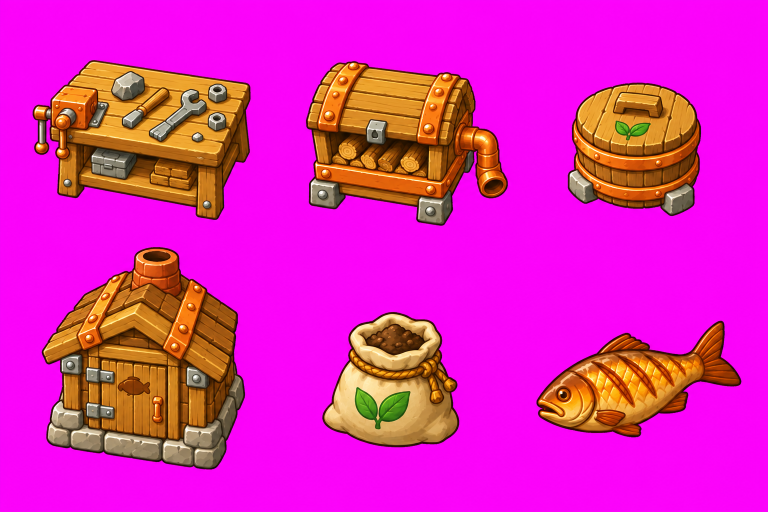
#> input picture art/camp-expansion-v2/revised/generated.png, 1536 x 1024 px, found by its file name (shown at 1/2 size)
$ python finish_boss_posture_v3.py
#> lines starting #> are read from the running program, lines starting #| are printed output that depends on the picture; after the words box and inside, x2 and y2 are one past the last pixel; in counts of white or black regions, pixels touching at a corner belong together
"""Extract complete owned cutouts; keep source and previous candidate unchanged."""
from pathlib import Path
import json, hashlib
import numpy as np
from PIL import Image, ImageDraw, ImageOps
from scipy.ndimage import label, find_objects

source=Path('art/boss-posture-v3/parts-source/generated.png')
im=Image.open(source).convert('RGB'); a=np.asarray(im).astype(float)
#> further down, im is the input picture: PIL image 1536x1024 RGB; mean R, G, B 225.1, 34.8, 184.7
mask=np.minimum(a[:,:,0],a[:,:,2])-a[:,:,1]<125
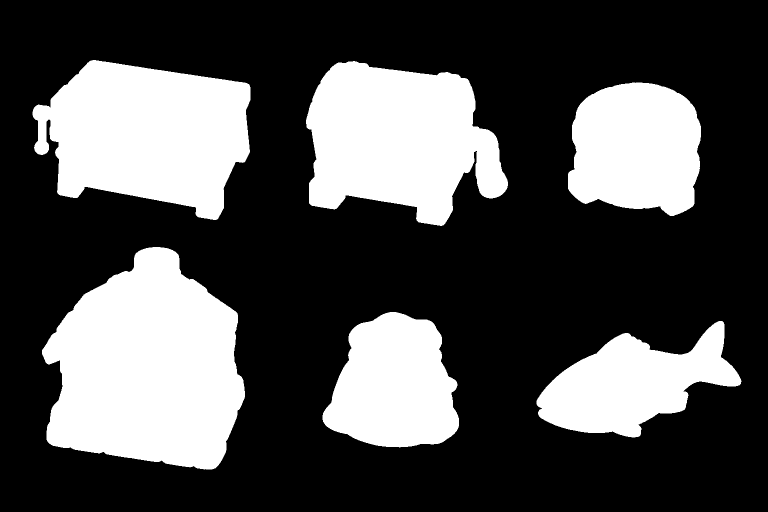
#> mask: shape (1024, 1536) bool (shown at 1/2 size); 30.8% white; 6 white regions, box (x1, y1, x2, y2) and area: (84, 494, 490, 939) 129799, (65, 120, 501, 440) 98284, (612, 122, 1016, 452) 93019, (1136, 165, 1402, 432) 58021, (645, 624, 918, 895) 54382, (1073, 642, 1483, 875) 50577
labs,n=label(mask); counts=np.bincount(labs.ravel())
#> after `labs, n = label(mask)`:
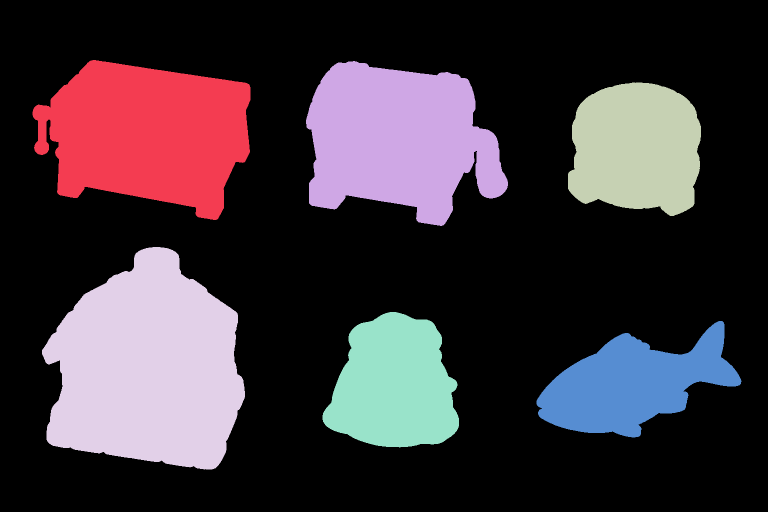
#> labs: shape (1024, 1536) int32 (shown at 1/2 size); 7 distinct labels, from 0 to 6; one colour per label, 0 black
#> after `labs, n = label(mask)`: n = 6
#> after `counts = np.bincount(labs.ravel())`: counts = [1088782, 98284, 93019, 58021, 129799, 54382, 50577]
islands=[(i+1,(s[1].start,s[0].start,s[1].stop,s[0].stop)) for i,s in enumerate(find_objects(labs)) if counts[i+1]>300]
#> islands = [(1, (65, 120, 501, 440)), (2, (612, 122, 1016, 452)), (3, (1136, 165, 1402, 432)), (4, (84, 494, 490, 939)), (5, (645, 624, 918, 895)), (6, (1073, 642, 1483, 875))]
#> (the run stopped early here; a loop or call above may not have finished)

$ run again, with art/camp-expansion-v2/revised/packed.png copied over art/camp-expansion-v2/revised/generated.png
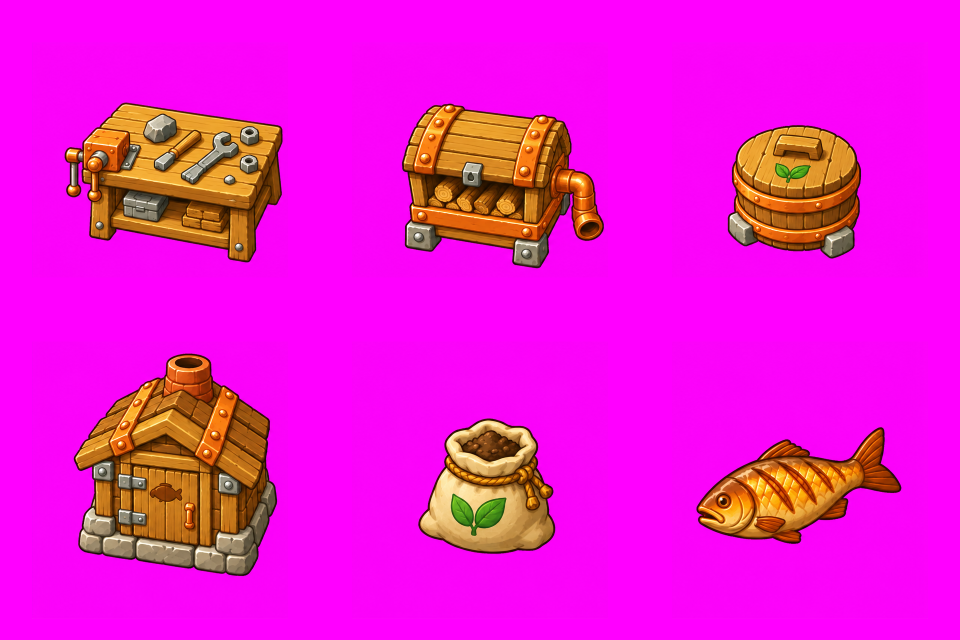
#> input picture art/camp-expansion-v2/revised/packed.png, 1920 x 1280 px, found by its file name (shown at 1/2 size)
#> im is the input picture: PIL image 1920x1280 RGB; mean R, G, B 235.9, 22.3, 210
#> `mask=np.minimum(a[:,:,0],a[:,:,2])-a[:,:,1]<125`:
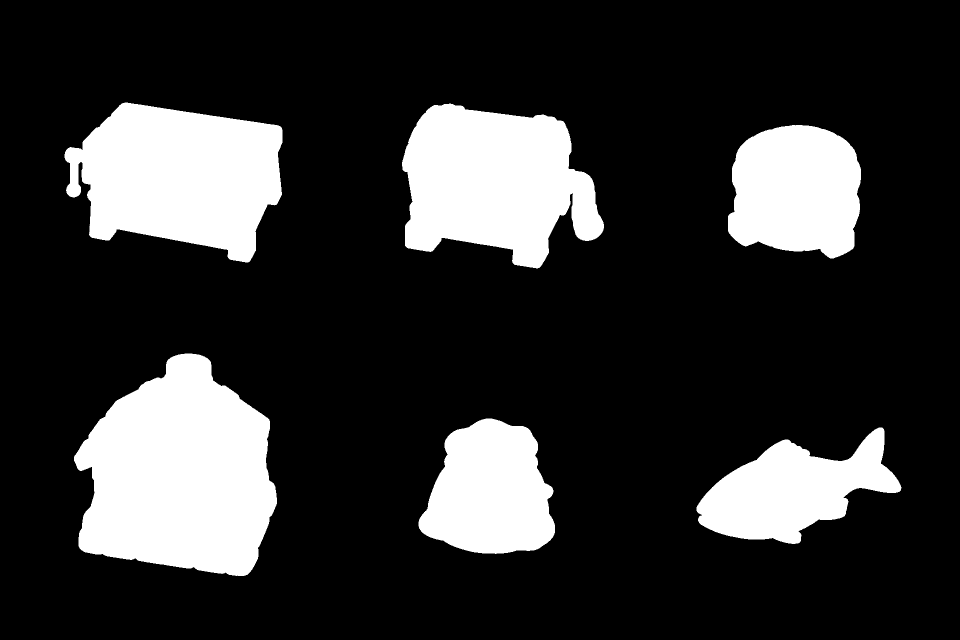
#> mask: shape (1280, 1920) bool (shown at 1/2 size); 19.7% white; 6 white regions, box (x1, y1, x2, y2) and area: (148, 707, 554, 1152) 129799, (129, 205, 565, 525) 98284, (804, 207, 1208, 537) 93019, (1456, 250, 1722, 517) 58021, (837, 837, 1110, 1108) 54382, (1393, 855, 1803, 1088) 50577
#> `labs, n = label(mask)`:
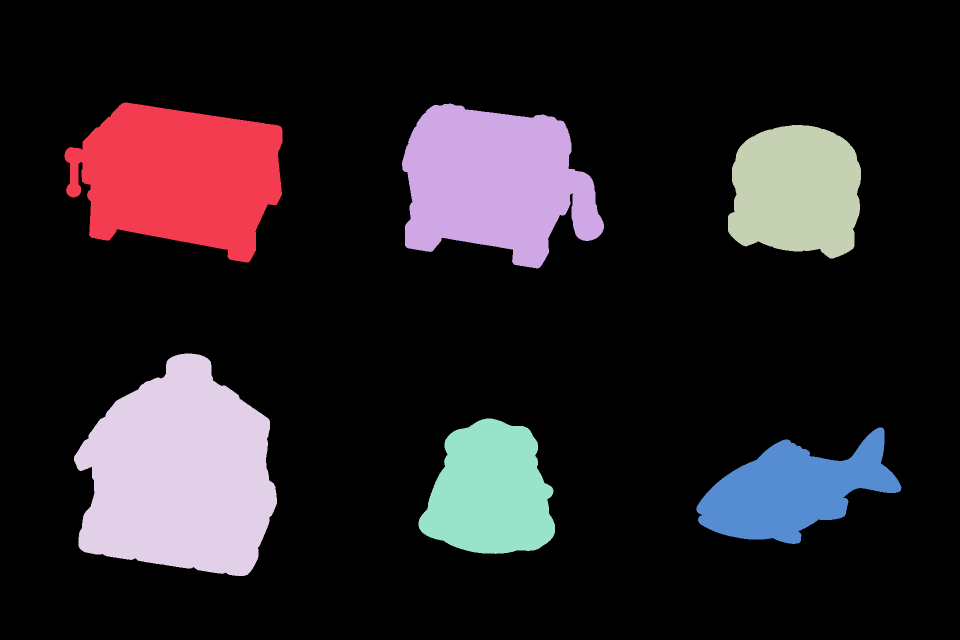
#> labs: shape (1280, 1920) int32 (shown at 1/2 size); 7 distinct labels, from 0 to 6; one colour per label, 0 black
#> n = 6
#> counts = [1973518, 98284, 93019, 58021, 129799, 54382, 50577]
#> islands = [(1, (129, 205, 565, 525)), (2, (804, 207, 1208, 537)), (3, (1456, 250, 1722, 517)), (4, (148, 707, 554, 1152)), (5, (837, 837, 1110, 1108)), (6, (1393, 855, 1803, 1088))]
